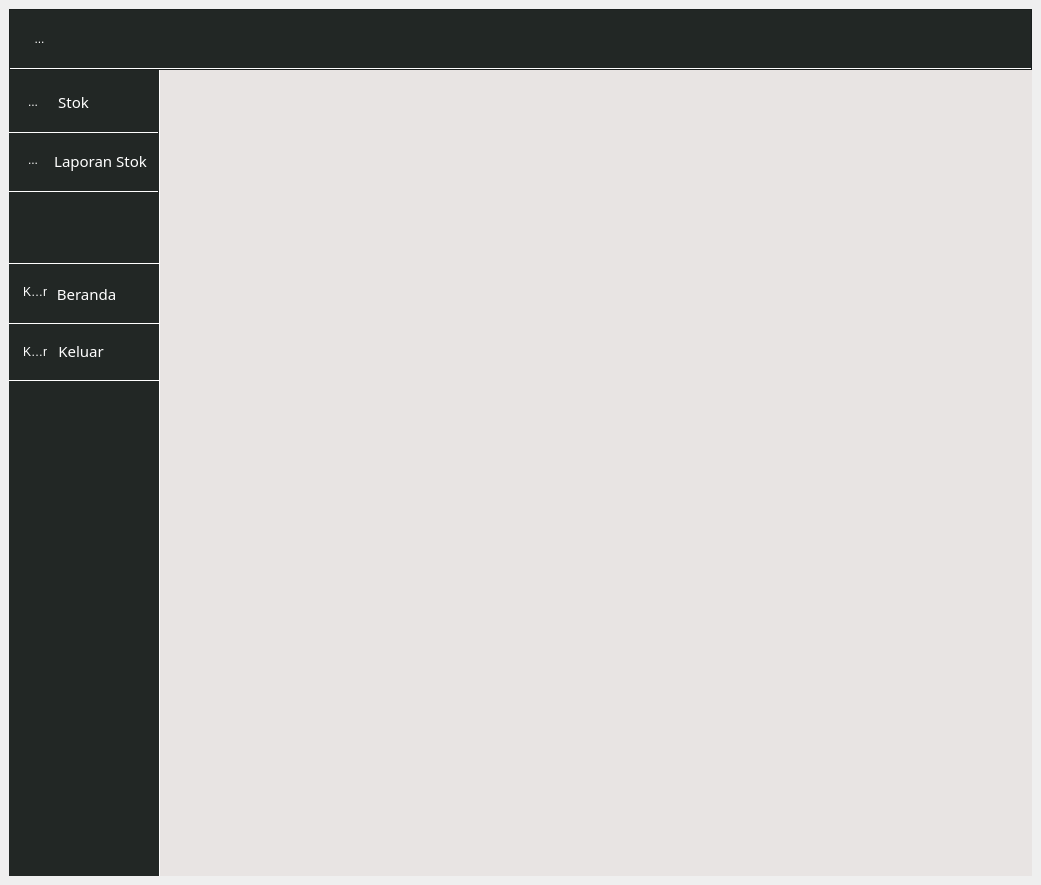
<?xml version="1.0" encoding="UTF-8"?>
<ui version="4.0">
 <class>MainWindow</class>
 <widget class="QMainWindow" name="MainWindow">
  <property name="geometry">
   <rect>
    <x>0</x>
    <y>0</y>
    <width>1041</width>
    <height>885</height>
   </rect>
  </property>
  <property name="windowTitle">
   <string>Opname Dashboard</string>
  </property>
  <property name="windowIcon">
   <iconset resource="../data/ui/logo.qrc">
    <normaloff>:/newPrefix/logo.png</normaloff>:/newPrefix/logo.png</iconset>
  </property>
  <property name="layoutDirection">
   <enum>Qt::LeftToRight</enum>
  </property>
  <property name="styleSheet">
   <string notr="true"/>
  </property>
  <widget class="QWidget" name="centralwidget">
   <layout class="QGridLayout" name="gridLayout_2">
    <item row="0" column="0">
     <layout class="QGridLayout" name="gridLayout">
      <property name="sizeConstraint">
       <enum>QLayout::SetDefaultConstraint</enum>
      </property>
      <property name="topMargin">
       <number>0</number>
      </property>
      <property name="spacing">
       <number>0</number>
      </property>
      <item row="1" column="0">
       <widget class="QFrame" name="sidebar">
        <property name="sizePolicy">
         <sizepolicy hsizetype="Preferred" vsizetype="Minimum">
          <horstretch>0</horstretch>
          <verstretch>0</verstretch>
         </sizepolicy>
        </property>
        <property name="minimumSize">
         <size>
          <width>151</width>
          <height>0</height>
         </size>
        </property>
        <property name="maximumSize">
         <size>
          <width>16777215</width>
          <height>16777215</height>
         </size>
        </property>
        <property name="styleSheet">
         <string notr="true">QFrame{
background-color:#222725;
border-right:1px solid white;


}</string>
        </property>
        <widget class="QPushButton" name="reportBtn">
         <property name="geometry">
          <rect>
           <x>0</x>
           <y>61</y>
           <width>149</width>
           <height>61</height>
          </rect>
         </property>
         <property name="font">
          <font>
           <family>Sans Serif Collection</family>
           <pointsize>11</pointsize>
          </font>
         </property>
         <property name="layoutDirection">
          <enum>Qt::LeftToRight</enum>
         </property>
         <property name="styleSheet">
          <string notr="true">QPushButton {border-top:0px solid;
border-bottom:1px solid;

border-color:white;
padding-left: 34 8px;

color:rgb(255, 255, 255);
}

QPushButton:pressed{
background-color: #0e526b;
border-style:inset}

QPushButton:hover:!pressed{
background-color: #1e9dce;}

QPushButton[hovered=&quot;true&quot;]{
       background-color: #1e9dce;
    }


</string>
         </property>
         <property name="text">
          <string>Laporan Stok</string>
         </property>
         <property name="icon">
          <iconset>
           <normaloff>:/newPrefix/book.svg</normaloff>:/newPrefix/book.svg</iconset>
         </property>
         <property name="iconSize">
          <size>
           <width>20</width>
           <height>50</height>
          </size>
         </property>
         <property name="autoRepeat">
          <bool>false</bool>
         </property>
         <property name="default">
          <bool>false</bool>
         </property>
         <property name="flat">
          <bool>false</bool>
         </property>
        </widget>
        <widget class="QToolButton" name="stokBtn1">
         <property name="geometry">
          <rect>
           <x>0</x>
           <y>12</y>
           <width>41</width>
           <height>41</height>
          </rect>
         </property>
         <property name="styleSheet">
          <string notr="true">QToolButton {background-color:#222725;
border-top:0px none;


padding-left: 7  8px;

color:rgb(255, 255, 255);
}

QToolButton:pressed{
background-color: #0e526b;
border-style:inset}

QToolButton:hover:!pressed{
background-color: #1e9dce;}

QToolButton[hovered=&quot;true&quot;]{
       background-color: #1e9dce;
    }


</string>
         </property>
         <property name="text">
          <string>...</string>
         </property>
         <property name="icon">
          <iconset>
           <normaloff>../data/ui/stock-svgrepo-com.svg</normaloff>../data/ui/stock-svgrepo-com.svg</iconset>
         </property>
         <property name="iconSize">
          <size>
           <width>40</width>
           <height>40</height>
          </size>
         </property>
        </widget>
        <widget class="QPushButton" name="stokBtn">
         <property name="geometry">
          <rect>
           <x>0</x>
           <y>2</y>
           <width>149</width>
           <height>61</height>
          </rect>
         </property>
         <property name="font">
          <font>
           <family>Sans Serif Collection</family>
           <pointsize>11</pointsize>
          </font>
         </property>
         <property name="layoutDirection">
          <enum>Qt::LeftToRight</enum>
         </property>
         <property name="styleSheet">
          <string notr="true">QPushButton {border-top:0px solid;
border-bottom:1px solid;

border-color:white;
padding-left: -20 8px;

color:rgb(255, 255, 255);
}

QPushButton:pressed{
background-color: #0e526b;
border-style:inset}

QPushButton:hover:!pressed{
background-color: #1e9dce;}

QPushButton[hovered=&quot;true&quot;]{
       background-color: #1e9dce;
    }


</string>
         </property>
         <property name="text">
          <string>Stok</string>
         </property>
         <property name="icon">
          <iconset>
           <normaloff>:/newPrefix/book.svg</normaloff>:/newPrefix/book.svg</iconset>
         </property>
         <property name="iconSize">
          <size>
           <width>20</width>
           <height>50</height>
          </size>
         </property>
         <property name="autoRepeat">
          <bool>false</bool>
         </property>
         <property name="default">
          <bool>false</bool>
         </property>
         <property name="flat">
          <bool>false</bool>
         </property>
        </widget>
        <widget class="QToolButton" name="reportBtn1">
         <property name="geometry">
          <rect>
           <x>0</x>
           <y>70</y>
           <width>41</width>
           <height>41</height>
          </rect>
         </property>
         <property name="styleSheet">
          <string notr="true">QToolButton {background-color:#222725;
border-top:0px none;


padding-left: 7  8px;

color:rgb(255, 255, 255);
}

QToolButton:pressed{
background-color: #0e526b;
border-style:inset}

QToolButton:hover:!pressed{
background-color: #1e9dce;}

QToolButton[hovered=&quot;true&quot;]{
       background-color: #1e9dce;
    }


</string>
         </property>
         <property name="text">
          <string>...</string>
         </property>
         <property name="icon">
          <iconset>
           <normaloff>../data/ui/report-text-svgrepo-com.svg</normaloff>../data/ui/report-text-svgrepo-com.svg</iconset>
         </property>
         <property name="iconSize">
          <size>
           <width>40</width>
           <height>40</height>
          </size>
         </property>
        </widget>
        <widget class="QToolButton" name="exit1">
         <property name="geometry">
          <rect>
           <x>3</x>
           <y>262</y>
           <width>41</width>
           <height>41</height>
          </rect>
         </property>
         <property name="styleSheet">
          <string notr="true">QToolButton {background-color:#222725;
border-top:0px none;


padding-left: 5  8px;

color:rgb(255, 255, 255);
}

QToolButton:pressed{
background-color: #0e526b;
border-style:inset}

QToolButton:hover:!pressed{
background-color: #1e9dce;}

QToolButton[hovered=&quot;true&quot;]{
       background-color: #1e9dce;
    }


</string>
         </property>
         <property name="text">
          <string>Keluar</string>
         </property>
         <property name="icon">
          <iconset>
           <normaloff>../data/ui/power.svg</normaloff>../data/ui/power.svg</iconset>
         </property>
         <property name="iconSize">
          <size>
           <width>40</width>
           <height>40</height>
          </size>
         </property>
        </widget>
        <widget class="QToolButton" name="beranda1">
         <property name="geometry">
          <rect>
           <x>3</x>
           <y>202</y>
           <width>41</width>
           <height>41</height>
          </rect>
         </property>
         <property name="styleSheet">
          <string notr="true">QToolButton {background-color:#222725;
border-top:0px none;


padding-left: 5  8px;

color:rgb(255, 255, 255);
}

QToolButton:pressed{
background-color: #0e526b;
border-style:inset}

QToolButton:hover:!pressed{
background-color: #1e9dce;}

QToolButton[hovered=&quot;true&quot;]{
       background-color: #1e9dce;
    }


</string>
         </property>
         <property name="text">
          <string>Keluar</string>
         </property>
         <property name="icon">
          <iconset>
           <normaloff>../data/ui/home.svg</normaloff>../data/ui/home.svg</iconset>
         </property>
         <property name="iconSize">
          <size>
           <width>40</width>
           <height>40</height>
          </size>
         </property>
        </widget>
        <widget class="QPushButton" name="exit">
         <property name="geometry">
          <rect>
           <x>0</x>
           <y>250</y>
           <width>150</width>
           <height>61</height>
          </rect>
         </property>
         <property name="sizePolicy">
          <sizepolicy hsizetype="Minimum" vsizetype="Fixed">
           <horstretch>0</horstretch>
           <verstretch>0</verstretch>
          </sizepolicy>
         </property>
         <property name="font">
          <font>
           <family>Sans Serif Collection</family>
           <pointsize>11</pointsize>
          </font>
         </property>
         <property name="layoutDirection">
          <enum>Qt::RightToLeft</enum>
         </property>
         <property name="styleSheet">
          <string notr="true">QPushButton {background-color:#222725;
border-top:1px solid;
border-bottom:1px solid;
border-color:white;


color:rgb(255, 255, 255);

padding-right: -6  8px;}


QPushButton:pressed{
background-color: #0e526b;
border-style:inset}

QPushButton:hover:!pressed{
background-color: #1e9dce;}

QPushButton[hovered=&quot;true&quot;]{
       background-color: #1e9dce;
    }

</string>
         </property>
         <property name="text">
          <string>Keluar</string>
         </property>
        </widget>
        <widget class="QPushButton" name="beranda">
         <property name="geometry">
          <rect>
           <x>0</x>
           <y>193</y>
           <width>150</width>
           <height>61</height>
          </rect>
         </property>
         <property name="sizePolicy">
          <sizepolicy hsizetype="Minimum" vsizetype="Fixed">
           <horstretch>0</horstretch>
           <verstretch>0</verstretch>
          </sizepolicy>
         </property>
         <property name="font">
          <font>
           <family>Sans Serif Collection</family>
           <pointsize>11</pointsize>
          </font>
         </property>
         <property name="layoutDirection">
          <enum>Qt::RightToLeft</enum>
         </property>
         <property name="styleSheet">
          <string notr="true">QPushButton {background-color:#222725;
border-top:1px solid;
border-bottom:1px solid;
border-color:white;


color:rgb(255, 255, 255);

padding-right: 5 8px;}


QPushButton:pressed{
background-color: #0e526b;
border-style:inset}

QPushButton:hover:!pressed{
background-color: #1e9dce;}

QPushButton[hovered=&quot;true&quot;]{
       background-color: #1e9dce;
    }

</string>
         </property>
         <property name="text">
          <string>Beranda</string>
         </property>
        </widget>
        <zorder>exit</zorder>
        <zorder>beranda</zorder>
        <zorder>reportBtn</zorder>
        <zorder>stokBtn</zorder>
        <zorder>reportBtn1</zorder>
        <zorder>stokBtn1</zorder>
        <zorder>exit1</zorder>
        <zorder>beranda1</zorder>
       </widget>
      </item>
      <item row="0" column="0" colspan="2">
       <widget class="QFrame" name="frame_2">
        <property name="sizePolicy">
         <sizepolicy hsizetype="Preferred" vsizetype="Expanding">
          <horstretch>0</horstretch>
          <verstretch>0</verstretch>
         </sizepolicy>
        </property>
        <property name="maximumSize">
         <size>
          <width>16777215</width>
          <height>61</height>
         </size>
        </property>
        <property name="styleSheet">
         <string notr="true">QFrame{background-color:#222725; border-bottom:2px solid white}
</string>
        </property>
        <property name="frameShape">
         <enum>QFrame::StyledPanel</enum>
        </property>
        <property name="frameShadow">
         <enum>QFrame::Raised</enum>
        </property>
        <widget class="QToolButton" name="ham_menu">
         <property name="geometry">
          <rect>
           <x>10</x>
           <y>10</y>
           <width>41</width>
           <height>41</height>
          </rect>
         </property>
         <property name="styleSheet">
          <string notr="true">QToolButton {background-color:#222725;
border-top:0px none;


padding-right: 0  8px;

color:rgb(255, 255, 255);
}

QToolButton:pressed{
background-color: #0e526b;
border-style:inset}

QToolButton:hover:!pressed{
background-color: #1e9dce;}

QToolButton[hovered=&quot;true&quot;]{
       background-color: #1e9dce;
    }


</string>
         </property>
         <property name="text">
          <string>...</string>
         </property>
         <property name="icon">
          <iconset>
           <normaloff>../data/ui/menu.svg</normaloff>../data/ui/menu.svg</iconset>
         </property>
         <property name="iconSize">
          <size>
           <width>80</width>
           <height>80</height>
          </size>
         </property>
        </widget>
       </widget>
      </item>
      <item row="1" column="1">
       <widget class="QStackedWidget" name="stackedWidget">
        <property name="sizePolicy">
         <sizepolicy hsizetype="Expanding" vsizetype="Expanding">
          <horstretch>0</horstretch>
          <verstretch>0</verstretch>
         </sizepolicy>
        </property>
        <property name="minimumSize">
         <size>
          <width>0</width>
          <height>0</height>
         </size>
        </property>
        <property name="maximumSize">
         <size>
          <width>16777215</width>
          <height>16777215</height>
         </size>
        </property>
        <property name="styleSheet">
         <string notr="true">QStackedWidget {

background-color:#e8e4e3

}</string>
        </property>
        <property name="currentIndex">
         <number>-1</number>
        </property>
       </widget>
      </item>
     </layout>
    </item>
   </layout>
  </widget>
 </widget>
 <resources>
  <include location="../data/ui/logo.qrc"/>
 </resources>
 <connections/>
</ui>
